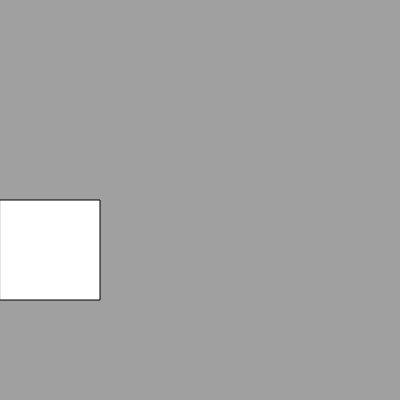
Frame 1 (no input)
Frame 60 (no input): identical to frame 1, image omitted
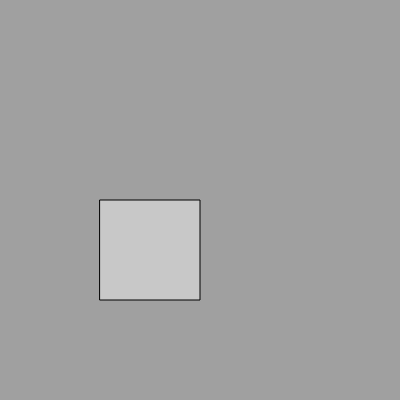
Frame 120 (the mouse pressed at the canvas centre since frame 60)

The p5.js sketch that drew these frames (run headless with seeded random() and noise() and a simulated clock; from frame 60 on, the mouse is pressed at the canvas centre):

// p5.js sketch
// ── sketch.js
//https://github.com/stavrosdidakis/DAT-GAD-405_2017
//https://p5js.org

//DAT405 / GAD405
//11_Timers

//Setup of variables
let timer1 = 2000;
let timer2 = 4000;
let timer3 = 6000;

let x = 0;
let col;

function setup(){
  createCanvas(400, 400);
  col = color(255, 255, 255);
}

function draw(){
  background(160);
  //Set millis to the new variable
  let currentTime = millis();

  //If the currentTime passes the timer limits,
  //it will trigger different events (change position and color)
  if (currentTime > timer1){
    x = 100;
    col = color(200, 200, 200);
  }
  if (currentTime > timer2){
    x = 200;
    col = color(120, 120, 120);
  }
  if (currentTime > timer3){
    x = 300;
    col = color(60, 60, 60);
    noLoop();
  }
  fill(col);
  rect(x, height/2, 100, 100);
}
